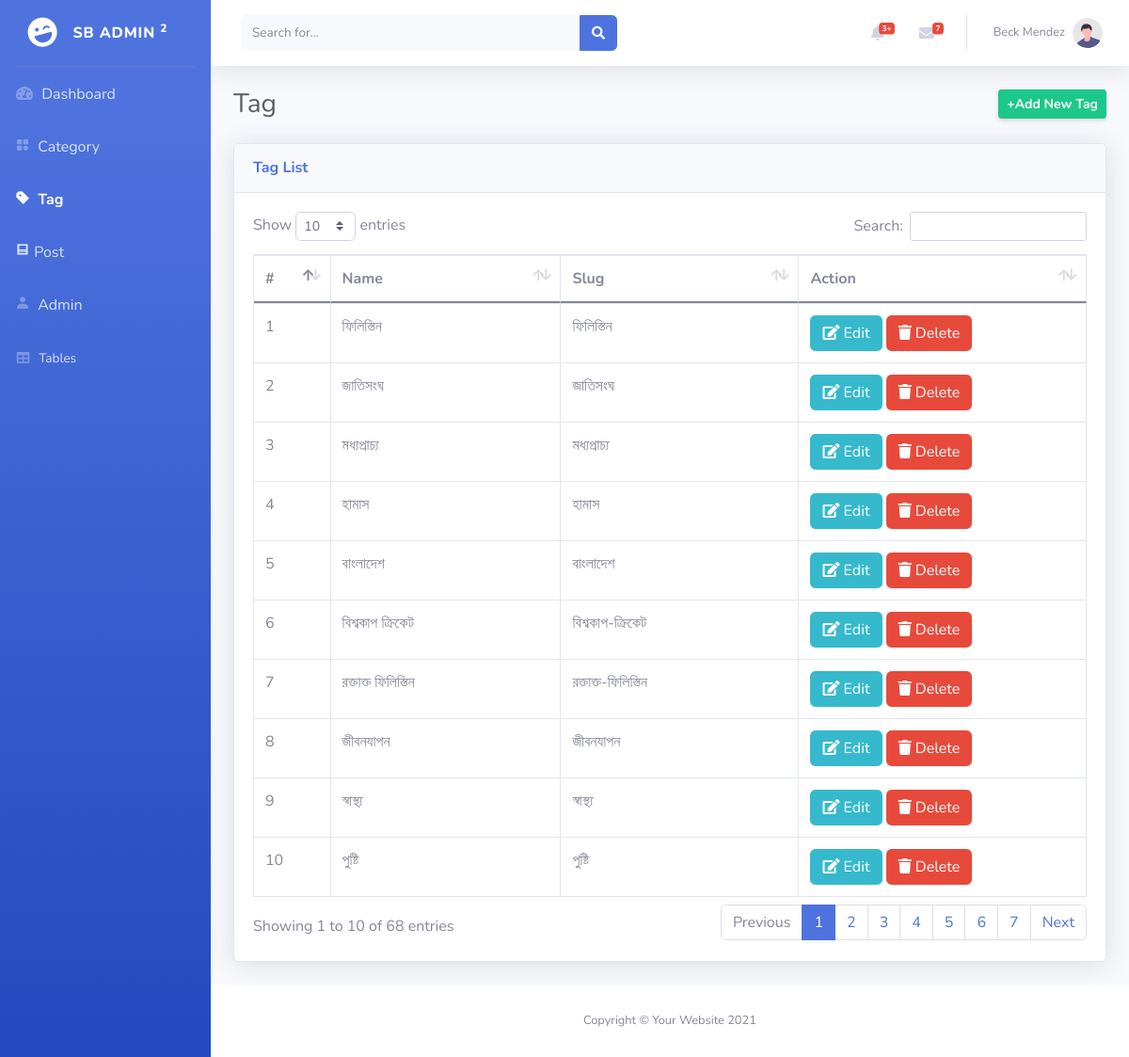
Screenshot of /admin/tag.php (signed in) with the database file from the repository.
### tables this page shows
CREATE TABLE `tag` (
  `id` bigint NOT NULL,
  `name` varchar(255) NOT NULL,
  `slug` varchar(255) NOT NULL
);

### admin/tag.php (the view, shortened to what this page needs)
<?php
include('../admin/layout/head.php')
?>
<body id="page-top">
    <div id="wrapper">
        <?php
        include('../admin/layout/sidebar.php')
        ?>
        <div id="content-wrapper" class="d-flex flex-column">
            <div id="content">
                    <?php
                        include("../admin/layout/topbar.php")
                    ?>
                <div class="container-fluid">
                    <div class="d-sm-flex align-items-center justify-content-between mb-4">
                        <h1 class="h3 mb-0 text-gray-800">Tag</h1>
                        <a href="tagCreate.php" class="d-none d-sm-inline-block btn btn-sm btn-success fw-bold shadow-sm"> +Add New Tag</a>
                    </div>
                    <div class="card shadow mb-4">
                        <div class="card-header py-3">
                            <h6 class="m-0 font-weight-bold text-primary">Tag List</h6>
                        </div>
                        <div class="card-body">
                            <div class="table-responsive">
                                <table class="table table-bordered" id="dataTable" width="100%" cellspacing="0">
                                    <thead>
                                        <tr>
                                            <th>#</th>
                                            <th>Name</th>
                                            <th>Slug</th>
                                            <th>Action</th>
                                        </tr>
                                    </thead>
                                    <tbody>
                                    <?php
                                            $sql = "SELECT * FROM tag";
                                            $stmt = $conn->query($sql);
                                            $tags = $stmt->fetchAll(PDO::FETCH_OBJ);
                                            if($tags !=null){
                                                foreach($tags as $key=> $tag){?>
                                                <tr>
                                                    <td><?php echo $key+1; ?></td>
                                                    <td><?php echo $tag->name; ?></td>
                                                    <td><?php echo $tag->slug; ?></td>
                                                    <td>
                                                        <a href="tagEdit.php?id=<?php echo $tag->id; ?>" class="btn btn-info"><i class="fa fa-edit"></i> Edit</a>
                                                        <a href="tagDelete.php?id=<?php echo $tag->id; ?>" onclick="return confirm('Are you sure to delete?')" class="btn btn-danger">
                                                        <i class="fa fa-trash"></i> Delete</a>
                                                    </td>
                                                </tr>
                                        <?php
                                            }
                                            }
                                        ?>
                                    </tbody>
                                </table>
                            </div>
                        </div>
                    </div>
                </div>
            </div>
            <footer class="sticky-footer bg-white">
                <div class="container my-auto">
                    <div class="copyright text-center my-auto">
                        <span>Copyright &copy; Your Website 2021</span>
                    </div>
                </div>
            </footer>
        </div>
    </div>
</body>
</html>

### rows the page displays
tag: name "ফিলিস্তিন", slug "ফিলিস্তিন"
tag: name "জাতিসংঘ", slug "জাতিসংঘ"
tag: name "মধ্যপ্রাচ্য", slug "মধ্যপ্রাচ্য"
tag: name "হামাস", slug "হামাস"
tag: name "বাংলাদেশ", slug "বাংলাদেশ"
tag: name "বিশ্বকাপ ক্রিকেট", slug "বিশ্বকাপ-ক্রিকেট"
tag: name "রক্তাক্ত ফিলিস্তিন", slug "রক্তাক্ত-ফিলিস্তিন"
tag: name "জীবনযাপন", slug "জীবনযাপন"
tag: name "স্বাস্থ্য", slug "স্বাস্থ্য"
tag: name "পুষ্টি", slug "পুষ্টি"

### other values shown
$_SESSION['name'] "Beck Mendez"
